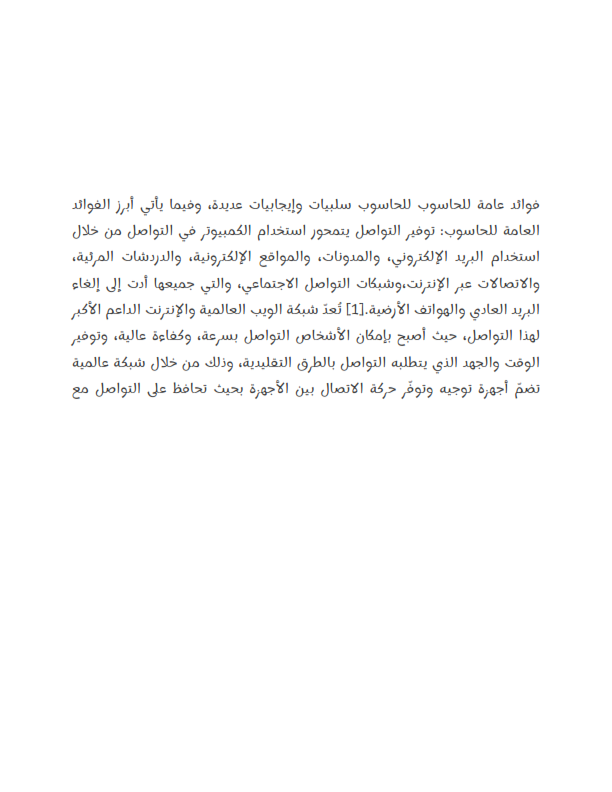
#> input picture images/generated_train/Marehy/Marehy_001.png, 612 x 792 px, found by its file name; its folder holds 4 pictures in this run
$ jupyter execute --allow-errors testing_lpq.ipynb
#> lines starting #> are read from the running program, lines starting #| are printed output that depends on the picture
## Imports

[cell 1]
import cv2
import numpy as np
from scipy.signal import convolve2d
from sklearn.neighbors import KNeighborsClassifier
from sklearn.tree import DecisionTreeClassifier
from sklearn.model_selection import train_test_split
from sklearn import svm
from sklearn.naive_bayes import GaussianNB
from sklearn.ensemble import RandomForestClassifier
from sklearn.neural_network import MLPClassifier
import os
from sklearn.cluster import MiniBatchKMeans
from sklearn.neighbors import NearestNeighbors
from sklearn.metrics import accuracy_score, classification_report

### SIFT Descriptor

[cell 2]
sift = cv2.SIFT_create()
# [94 lines left out: functions get_sift_features, extract_sift_features, create_codebook, compute_bovw_representation, train_knn_classifier, evaluate_classifier, not called in this run]

[cell 3]
# [7 lines of commented-out code are left out]

## Local Phase Quantization (LPQ)

[cell 4]
class LPQ(object):
    """ This implementation of Local Phase Quantization (LPQ) is a

      Reference:
        Ojansivu V & Heikkilä J (2008) Blur insensitive texture classification
        using local phase quantization. Proc. Image and Signal Processing
	(ICISP 2008), Cherbourg-Octeville, France, 5099:236-243.
        Copyright 2008 by Heikkilä & Ojansivu
    """

    def __init__(self, radius=3):
        self.radius = radius

    def euc_dist(self, X):
        Y = X = X.astype(np.int32)
        XX = np.sum(X * X, axis=1)[:, np.newaxis]
        YY = XX.T
        distances = np.dot(X,Y.T)
        distances *= -2
        distances += XX
        distances += YY
        np.maximum(distances, 0, distances)
        distances.flat[::distances.shape[0] + 1] = 0.0
        return np.sqrt(distances)

    def __call__(self,X):
        f = 1.0
        x = np.arange(-self.radius,self.radius+1)
        n = len(x)
        rho = 0.95
        [xp, yp] = np.meshgrid(np.arange(1,(n+1)),np.arange(1,(n+1)))
        pp = np.concatenate((xp,yp)).reshape(2,-1)
        dd = self.euc_dist(pp.T) # squareform(pdist(...)) would do the job, too...
        C = np.power(rho,dd)

        w0 = (x*0.0+1.0)
        w1 = np.exp(-2*np.pi*1j*x*f/n)
        w2 = np.conj(w1)

        q1 = w0.reshape(-1,1)*w1
        q2 = w1.reshape(-1,1)*w0
        q3 = w1.reshape(-1,1)*w1
        q4 = w1.reshape(-1,1)*w2

        u1 = np.real(q1)
        u2 = np.imag(q1)
        u3 = np.real(q2)
        u4 = np.imag(q2)
        u5 = np.real(q3)
        u6 = np.imag(q3)
        u7 = np.real(q4)
        u8 = np.imag(q4)

        M = np.matrix([u1.flatten(), u2.flatten(), u3.flatten(), u4.flatten(), u5.flatten(), u6.flatten(), u7.flatten(), u8.flatten()])

        D = np.dot(np.dot(M,C), M.T)
        U,S,V = np.linalg.svd(D)

        Qa = convolve2d(convolve2d(X,w0.reshape(-1,1),mode='same'),w1.reshape(1,-1),mode='same')
        Qb = convolve2d(convolve2d(X,w1.reshape(-1,1),mode='same'),w0.reshape(1,-1),mode='same')
        Qc = convolve2d(convolve2d(X,w1.reshape(-1,1),mode='same'),w1.reshape(1,-1),mode='same')
        Qd = convolve2d(convolve2d(X, w1.reshape(-1,1),mode='same'),w2.reshape(1,-1),mode='same')

        Fa = np.real(Qa)
        Ga = np.imag(Qa)
        Fb = np.real(Qb)
        Gb = np.imag(Qb)
        Fc = np.real(Qc)
        Gc = np.imag(Qc)
        Fd = np.real(Qd)
        Gd = np.imag(Qd)

        F = np.array([Fa.flatten(), Ga.flatten(), Fb.flatten(), Gb.flatten(), Fc.flatten(), Gc.flatten(), Fd.flatten(), Gd.flatten()])
        G = np.dot(V.T, F)

        t = 0

        # Calculate the LPQ Patterns:
        B = (G[0,:]>=t)*1 + (G[1,:]>=t)*2 + (G[2,:]>=t)*4 + (G[3,:]>=t)*8 + (G[4,:]>=t)*16 + (G[5,:]>=t)*32 + (G[6,:]>=t)*64 + (G[7,:]>=t)*128
        B = np.reshape(B, np.shape(Fa))

        # And finally build the histogram:
        h, b  = np.histogram(B, bins=256, range = (0,255))

        return h

    def __repr__(self):
        return "LPQ (radius=%s)" % (self.radius)

[cell 5]
# Function to generate horizontal projection profile
# [20 lines left out: functions getHorizontalProjectionProfile, getVerticalProjectionProfile, not called in this run]

## Getting All Data

[cell 6]
def load_images_from_directory(directory):
#> called with directory = 'images/cropped_train/Marehy/'
    images = []
    count=0
    for filename in os.listdir(directory):
        if filename.endswith(".jpeg") or filename.endswith(".png"):
            count+=1
            img = cv2.imread(os.path.join(directory, filename),0)
#> img: shape (792, 612); min 54, max 255, mean 251.4
            if img is not None:
                images.append(img)
    print("Got "+str(count)+" images")
    return images

[cell 7]
print("-----------------Loading images-----------------")
# Load images from directories
print("-----------------Marehy-----------------")
marehy_image_list = load_images_from_directory("images/cropped_train/Marehy/")
print("-----------------Lemonada-----------------")
#> (the rest of this cell did not finish here and is left out)

print("-----------------Scheherazade-----------------")
scheherazade_image_list = load_images_from_directory("images/cropped_train/Scheherazade New/")
print("-----------------IBM Plex sans Arabic-----------------")
ibm_image_list = load_images_from_directory("images/cropped_train/IBM Plex Sans Arabic")
print("--------------Fetching images Done---------------")
# l_p_q = LPQ(5)

### Initializations

[cell 8]
lpq = LPQ(5)
marehy_expected_output = np.zeros(len(marehy_image_list))
#> (the rest of this cell did not finish here and is left out)

### Split Train and Test

[cell 9]
marehy_train_x,marehy_test_x,marehy_train_y,marehy_test_y = train_test_split(
    marehy_image_list,
    marehy_expected_output,random_state=104,
    test_size=0.25,
    shuffle=True)

#> (the rest of this cell did not finish here and is left out)

## Train Images feature extraction

[cell 10]
print("--------------Marehy----------------")
#> (the rest of this cell did not finish here and is left out)

[cell 11]
print("--------------Lemonada----------------")
#> (the rest of this cell did not finish here and is left out)

[cell 12]
print("--------------Scheherazade----------------")
#> (the rest of this cell did not finish here and is left out)

[cell 13]
print("--------------IBM----------------")
#> (the rest of this cell did not finish here and is left out)

## Fit classifier

### Getting features of test images

[cell 14]
print("Getting features of test images")
total_accuracy = 0
marehy_test_x_features = []
print("--------------Marehy----------------")
for i in range(0,len(marehy_test_x)):
    print("Test Image = "+str(i))
#     keypoints, descriptors = get_sift_features(marehy_test_x[i])
    descriptors = lpq.__call__(marehy_test_x[i])
    marehy_test_x_features.append(descriptors)
#> this loop made 1 pass
#> pass 1, in euc_dist, `distances = np.dot(X,Y.T)`:
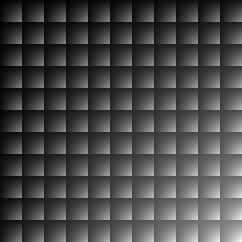
#> distances: shape (121, 121) int32 (shown 2 times larger); min 2, max 242, mean 72
#> pass 1, in euc_dist, `distances *= -2`:
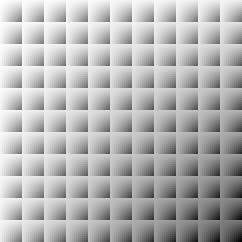
#> distances: shape (121, 121) int32 (shown 2 times larger); min -484, max -4, mean -144; drawn with min black and max white
#> pass 1, in euc_dist, `distances += XX`:
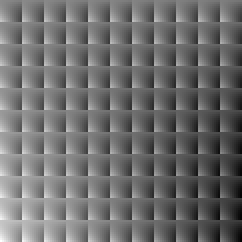
#> distances: shape (121, 121) int32 (shown 2 times larger); min -242, max 198, mean -52; drawn with min black and max white
#> pass 1, in euc_dist, `distances += YY`:
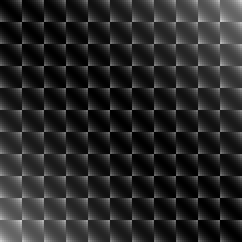
#> distances: shape (121, 121) int32 (shown 2 times larger); min 0, max 200, mean 40
scheherazade_test_x_features = []
print("--------------Scheherazade----------------")
#> (the rest of this cell did not finish here and is left out)
